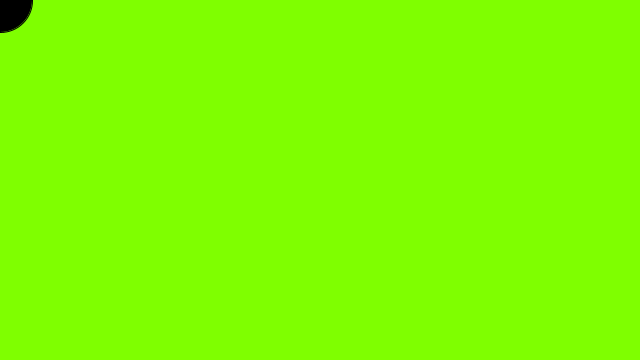
Frame 1 (no input)
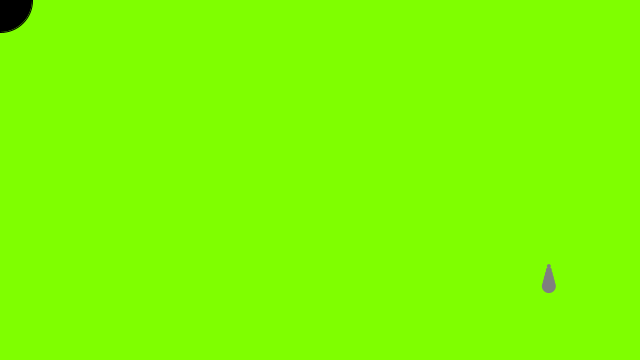
Frame 60 (the mouse pressed at the canvas centre just before this capture)
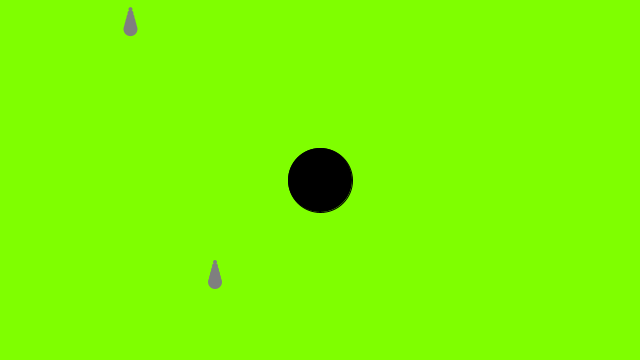
Frame 120 (the mouse held since frame 60 and released just before this capture)

The Processing sketch that drew these frames (run headless with seeded random() and noise(); from frame 60 on, the mouse is pressed at the canvas centre):

// Processing sketch: Z_games
// ── Z_games.pde
Catcher catcher;
Drop[] drops;
Timer timer;
int totalDrops = 0;

void setup() {
  size(640, 360);
  catcher = new Catcher(32);
  drops = new Drop[1000];
  timer = new Timer(300);
  timer.start();
}
void draw() {
  background(127, 255, 0);
  catcher.setLocation(mouseX, mouseY);
  catcher.display();

  //Check the timer
  if (timer.isFinished()) {
    drops[totalDrops]= new Drop();
    //increment drops below..
    totalDrops++;
    if (totalDrops >= drops.length){
      totalDrops=0;
      //if we hit the end of array, start over
    }
    timer.start();
  }


  for (int i=0; i < totalDrops; i++) {
    drops[i].move();
    drops[i].display();

    //if statement for intersection
    if (catcher.intersect(drops[i])){
      
      drops[i].caught();
   }
  }
}  
// ── Catcher.pde
class Catcher {
  float r; // radius
  float x, y; //location
  float col;

  Catcher(float tempR) {
    r = tempR;
    col = color(255);
    x= 0;
    y= 0;
  }
  void setLocation(float tempX, float tempY) {
    x = tempX;
    y = tempY;
  }
  void display() {
    stroke(0);
    fill(col);
    ellipse(x, y, r*2, r*2);
  }
  //function for drop/catcher intersection
  //TRUE OR FALSE  is it intersection
  boolean intersect(Drop d) {
    //calc the dinstance btwn catcher and drop
    float distance = dist(x, y, d.x, d.y);
    //compare distance
    if (distance < r + d.r) {
      return true;
    } else {
      return false;
    }
  }
}
// ── Drop.pde
class Drop {
  float x, y;
  float speed; // speed of object
  color c; // color of object
  float r; //size of out drop

  Drop() {
    r = 8;
    y = -r*4;
    x = random(width);
    speed =  random(1, 81);
    c = color(127);
  }
  void move() {
    y += speed;
  }
  void display() {
    fill(c);
    noStroke();
    for (int i = 2; i < r; i++ ) {
      ellipse(x, y +  i*4, i*2, i*2);
    }
  }
  boolean reachedBottom() {
    if (y > height + r*4) {
      return true;
    } else {
      return false;
    }
  }
  //function for when drop is caught
  void caught() {
    //drop stop or stop drop
    speed = 0;
    //move drop
    y = -1000;
  }
}
// ── Timer.pde
class Timer {
  int savedTime; //when timer starts
  int totalTime; //timer duration

  Timer(int tempTotalTime) {
    totalTime = tempTotalTime;
  }
  void start() {
    savedTime = millis();
  }
  boolean isFinished() {
    int passedTime = millis()- savedTime;
    if (passedTime>totalTime) {
      return true;
    } else {
      return false;
    }
  }
}
